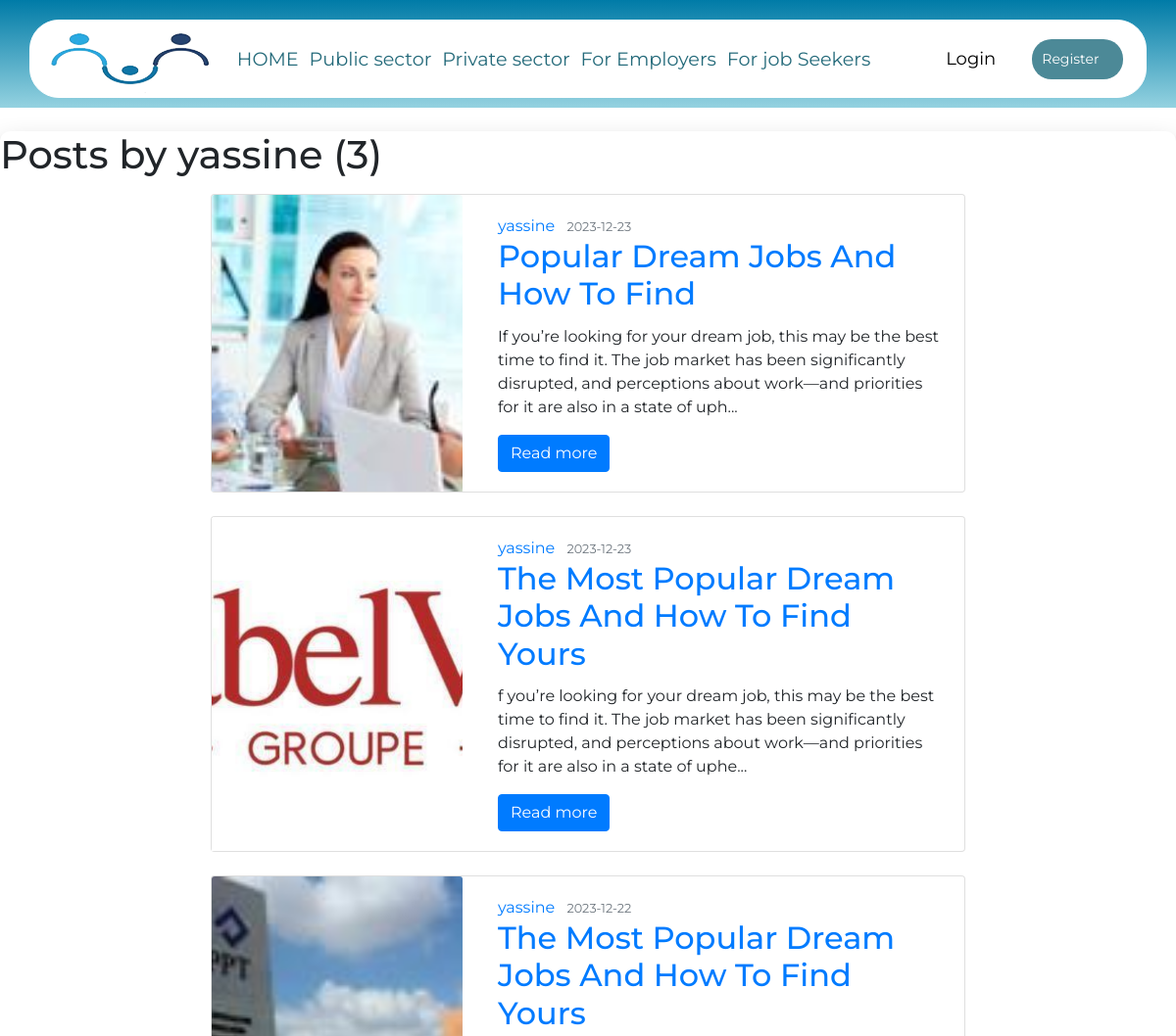
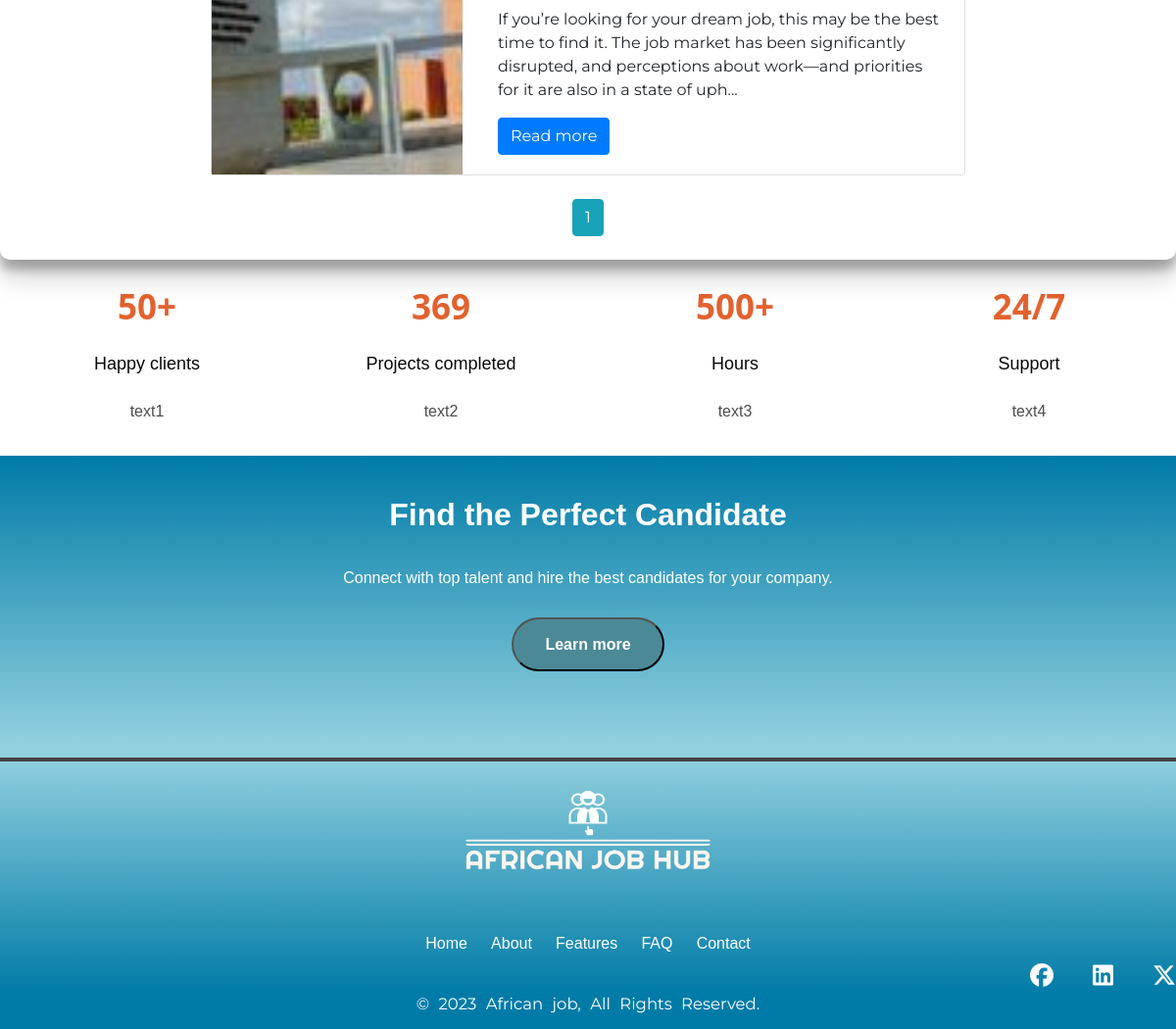
The page /user/yassine on the database its author committed (2 pictures, top to bottom).
### app/models.py (models this page shows, shortened)
class User(db.Model, UserMixin):
    id = db.Column(db.Integer, primary_key=True)
    username = db.Column(db.String(20), unique=True, nullable=False)
    email = db.Column(db.String(120), unique=True, nullable=False)
    image_file = db.Column(db.String(20), nullable=False, default='default.jpg')
    password = db.Column(db.String(60), nullable=False)
    posts = db.relationship('Post', backref='author', lazy=True)
    is_admin = db.Column(db.Boolean, default=False)

class Post(db.Model):
    id = db.Column(db.Integer, primary_key=True)
    title = db.Column(db.String(100), nullable=False)
    date_posted = db.Column(db.DateTime, nullable=False, default=datetime.utcnow)
    content = db.Column(db.Text, nullable=False)
    user_id = db.Column(db.Integer, db.ForeignKey('user.id'), nullable=False)
    image_file = db.Column(db.String(20), nullable=True, default='default.jpg')
    comments = db.relationship('Comment', backref='post', lazy=True)
    category_id = db.Column(db.Integer, db.ForeignKey('category.id'), nullable=True)

### app/routes.py (the view)
@app.route('/user/<string:username>')
def user_posts(username):
    page = request.args.get('page', 1, type=int)
    user = User.query.filter_by(username=username).first_or_404()
    posts = Post.query.filter_by(author=user)\
        .order_by(Post.date_posted.desc())\
        .paginate(page=page, per_page=5)
    return render_template('user_posts.html',  posts=posts, user=user)

### app/templates/user_posts.html
{%extends 'main.html' %}
{% block body %}
<section class="container mt-4" style="width: 100%;">
    <div class="row">
        <h1 class="mb-3">Posts by {{ user.username }} ({{ posts.total }})</h1>
        {% for post in posts %}
        <div class="col-md-8 offset-md-2 mb-4">
            <div class="card">
                <div class="row no-gutters">
                    <div class="col-md-4">
                        {% if post.image_file %}
                        <img class="card-img-top"
                            src="{{ url_for('static', filename='post_images/' + post.image_file) }}" alt="Post Image"
                            style="width: 100%; height: 100%; object-fit: cover;">
                        {% else %}
                        <img class="card-img-top" src="{{ url_for('static', filename='default_image.jpg') }}"
                            alt="Default Image" style="width: 100%; height: 100%; object-fit: cover;">
                        {% endif %}
                    </div>
                    <div class="col-md-8">
                        <div class="card-body">
                            <div class="media">
                                <div class="media-body pl-3">
                                    <div class="article-metadata">
                                        <a class="mr-2"
                                            href="{{ url_for('user_posts', username=post.author.username) }}">{{
                                            post.author.username }}</a>
                                        <small class="text-muted">{{ post.date_posted.strftime('%Y-%m-%d') }}</small>
                                    </div>
                                    <h2 class="card-title">
                                        <a class="article-title" href="{{ url_for('post', post_id=post.id) }}">
                                            {{ post.title }}
                                        </a>
                                    </h2>
                                    <p class="card-text">{{ post.content[:200] }}...</p>
                                    <a href="{{ url_for('post', post_id=post.id) }}" class="btn btn-primary">Read
                                        more</a>
                                </div>
                            </div>
                        </div>
                    </div>
                </div>
            </div>
        </div>
        {% endfor %}
    </div>
    <center>
        {% for page_num in posts.iter_pages(left_edge=1, right_edge=1, left_current=1, right_current=2) %}
        {% if page_num %}
        {% if posts.page == page_num %}
        <a class="btn btn-info mb-4" href="{{ url_for('user_posts', username=user.username, page=page_num) }}">{{
            page_num }}</a>
        {% else %}
        <a class="btn btn-outline-info mb-4"
            href="{{ url_for('user_posts', username=user.username, page=page_num) }}">{{ page_num }}</a>
        {% endif %}
        {% else %}
        ...
        {% endif %}
        {% endfor %}
    </center>
</section>
{% endblock %}

### app/templates/main.html (shortened to what this page needs)
<!DOCTYPE html>
<html lang="en">
<link rel="stylesheet" href="../static/styles/home_page.css">
<link rel="stylesheet" href="https://stackpath.bootstrapcdn.com/bootstrap/4.5.2/css/bootstrap.min.css"
>
<link rel="stylesheet" href="{{ url_for('static' , filename='styles/style.css')}}">
<link rel="stylesheet" href="https://maxcdn.bootstrapcdn.com/bootstrap/4.0.0/css/bootstrap.min.css"
>
<link rel="stylesheet" href="{{url_for('static' , filename='styles/footer2.css')}}">
<link rel="stylesheet" href="{{ url_for('static' , filename='styles/login.css')}}">
</head>
<body>
    <header>
        <nav class="nav_nav">
            <div class="main_nav">
                <div class="logo">
                    <img src="../static/image/logo2.png" alt="">
                </div>
                <div class="element_nav">
                    <ul class="nav-ul">
                        <li><a href="{{ url_for('home')}}" id="nav_style_x"> HOME</a></li>
                        <li><a href="{{ url_for('public_sctr')}}" id="nav_style_x"> Public sector</a></li>
                        <li> <a href="{{ url_for('private_sctr')}}" id="nav_style_x"> Private sector </a> </li>
                        <li><a href="{{ url_for('companies')}}" id="nav_style_x"> For Employers </a> </li>
                        <li><a href="{{ url_for('conta')}}" id="nav_style_x"> For job Seekers </a> </li>
                    </ul>
                </div>
                <div class="login">
                    {% if current_user is defined and current_user.is_authenticated %}
                    <a href="{{ url_for('account') }}" id="signin__btn"
                        style="color: black; font-size: large; margin: 7px;">Account</a>
                    <a href="{{ url_for('logout') }}">Logout</a>
                    {% else %}
                    <a href="{{ url_for('test_login_3') }}" id="signin__btn"
                        style="color: black; font-size: large;">Login</a>
                    <a href="{{ url_for('register_3') }}" id="register">Register</a>
                    {% endif %}
                </div>
            </div>
        </nav>
    </header>
    {% block body %} {% endblock %}
    <footer>
        <div class="footer-part1">
            <div class="footer-part1-item">
                <p id="part1item">50+</p>
                <br>
                <p id="part1item1">Happy clients</p>
                <br>
                <p id="part1item2">text1</p>
            </div>
            <div class="footer-part1-item">
                <p id="part1item">369</p>
                <br>
                <p id="part1item1">Projects completed</p>
                <br>
                <p id="part1item2">text2</p>
            </div>
            <div class="footer-part1-item">
                <p id="part1item">500+</p>
                <br>
                <p id="part1item1">Hours</p>
                <br>
                <p id="part1item2">text3</p>
            </div>
            <div class="footer-part1-item">
                <p id="part1item">24/7</p>
                <br>
                <p id="part1item1">Support</p>
                <br>
                <p id="part1item2">text4</p>
            </div>
        </div>
        <div class="footer-part2">
            <p id="part2item">Find the Perfect Candidate</p>
            <p id="part2item1">Connect with top talent and hire the best candidates for your company.</p>
            <button id="btn">Learn more </button>
        </div>
        <div class="footer-part3">
            <p id="part3"><img src="../static/image/logo.png" alt="" style="height: 80px;width:250px"></p>
            <nav id="omaima_nav">
                <a id="part3a" href="{{url_for('home')}}">Home</a>
                <a id="part3a" href="{{url_for('about')}}">About</a>
                <a id="part3a" href="{{url_for('features')}}">Features</a>
                <a id="part3a" href="{{url_for('faq')}}">FAQ</a>
                <a id="part3a" href="{{ url_for('contact')}}"> Contact</a>
            </nav>
            <div class="icon3">
                <a id="a_omaima" href="#"><i class="fa-brands fa-facebook"></i></a>
                <a id="a_omaima" href="#"><i class="fa-brands fa-linkedin"></i></a>
                <a id="a_omaima" href="#"><i class="fa-brands fa-x-twitter"></i></a>
            </div>
        </div>
        <div class="footer-part4">
            <p id="right">© 2023 African job, All Rights Reserved.</p>
        </div>
    </footer>
</body>
</html>

### app/static/styles/style.css (style rules this page uses)
* { padding: 0px; margin: 0px; box-sizing: border-box; font-family: "Montserrat", sans-serif; text-decoration: none; }
header { height: 110px; width: 100%; background-image: linear-gradient( 180deg, #007BA7,#94d2e0 ); }
.nav_nav { width: 95%; margin: auto; display: flex; justify-content: flex-end; align-items: flex-end; height: 100px; }
.main_nav { width: 100%; display: flex; background-color: white; align-items: center; justify-content: space-between; border-radius: 30px; height: 80px; border: 1px solid white; }
.logo { width: 220px; display: flex; align-items: center; justify-content: space-evenly; border-radius: 30px; height: 79px; }
.element_nav { width: 750px; border-radius: 30px; height: 79px; }
.login { width: 300px; border-radius: 30px; display: flex; align-items: center; justify-content: end; height: 79px; align-items: center; padding: 0 2% 0 0; text-decoration: none; }
.login button, #register { border-radius: 20px; border: none; font-size: 14px; padding: 10px; }
#register { background-color: #4c8997; color: white; padding-right: 10%; margin-left: 15%; }
.nav-ul { height: 80px; font-size: 16px; list-style-type: none; display: flex; align-items: center; justify-content: space-evenly; }
#nav_style_x { color: #246A7A; font-size: larger; }

### app/static/styles/footer2.css (style rules this page uses)
footer { background-color: white; color: #181717; display: flex; flex-direction: column; justify-content: center; text-align: center; }
.footer-part1 { display: flex; justify-content: space-around; margin-bottom: 20px; width: 100%; height: 200px; align-items: center; line-height: 1; }
.footer-part1-item { height: 200px; width: 100%; display: flex; flex-direction: column; justify-content: space-around; text-align: center; background-color: #ffffff; padding: 0 0 70px 0; }
#part1item { color: rgb(226, 98, 47); font-size: 35px; font-weight: bold; font-family: "Segoe UI", Tahoma, Geneva, Verdana, sans-serif; margin-top: 10%; }
#part1item1 { color: #090909; font-family: sans-serif; font-size: large; }
#part1item2 { color: rgb(78, 76, 76); font-family: sans-serif; white-space: pre-wrap; }
.footer-part2 { display: flex; flex-direction: column; justify-content: space-between; margin-bottom: 15px; text-align: center; width: 100%; height: 300px; align-items: center; background-image: linear-gradient( 180deg, #007BA7,#94d2e0 ); margin: 0 0 8% 0; padding: 0 0 80px 0; }
#part2item { color: white; font-family: sans-serif; font-size: xx-large; font-weight: bold; padding-top: 3%; }
#part2item1 { color: white; font-family: sans-serif; font-size: medium; }
#btn { height: 25%; width: 13%; color: rgb(255, 251, 251); background-color: #4c8997; font-weight: bold; font-size: medium; border-radius: 30px; border-color: rgb(0, 0, 0); font-family: sans-serif; font-weight: bold; }
.footer-part3 { margin-bottom: 20px; display: flex; flex-direction: column; justify-content: space-around; text-align: center; width: 100%; height: 250px; background-image: linear-gradient( 180deg, #94d2e0, #007BA7 ); line-height: 0.5; }
#part3 { color: white; font-family: sans-serif; font-size: xx-large; font-weight: bold; padding-top: 2.5%; margin-top: 0; border-top: 4px solid rgb(70, 66, 66); }
#part3a { margin: 0 10px; text-decoration: none; color: white; font-family: sans-serif; font-size: medium; }
.footer-part4 { color: #ffffff; display: flex; justify-content: center; align-items: center; width: 100%; margin-bottom: 0%; padding: 1%; background-color: #007BA7; font-size: medium; word-spacing: 5px; height: 35px; font-size: 16.5px; }
.footer-part1, .footer-part2, .footer-part3, .footer-part4 { margin-bottom: 0; }
.icon3 { display: flex; justify-content: flex-end; }
#omaima_nav { margin: 40px 0 0 0; }
#a_omaima { color: white; margin-left: 40px; font-size: x-large; }

### app/static/styles/login.css (style rules this page uses)
* { box-sizing: border-box; }
.container { background-color: #fff; border-radius: 10px; box-shadow: 0 14px 28px rgba(0, 0, 0, 0.25), 0 10px 10px rgba(0, 0, 0, 0.22); position: relative; overflow: hidden; width: 70%; height: 80%; max-width: 100%; min-height: 480px; }

### rows shown on the page
User: username "yassine"
Post: image_file (picture), author.username "yassine", date_posted "2023-12-23", title "Popular Dream Jobs And How To Find", content "If you’re looking for your dream job, this may be the best time to find it. The job market has been significantly disrupted, and perceptions about work—and priorities for it are also in a state of uph"
Post: image_file (picture), author.username "yassine", date_posted "2023-12-23", title "The Most Popular Dream Jobs And How To Find Yours", content "f you’re looking for your dream job, this may be the best time to find it. The job market has been significantly disrupted, and perceptions about work—and priorities for it are also in a state of uphe"
Post: image_file (picture), author.username "yassine", date_posted "2023-12-22", title "The Most Popular Dream Jobs And How To Find Yours", content "If you’re looking for your dream job, this may be the best time to find it. The job market has been significantly disrupted, and perceptions about work—and priorities for it are also in a state of uph"

### other values the page prints
{{ posts.total }} "3"
{{ page_num }} "1"
